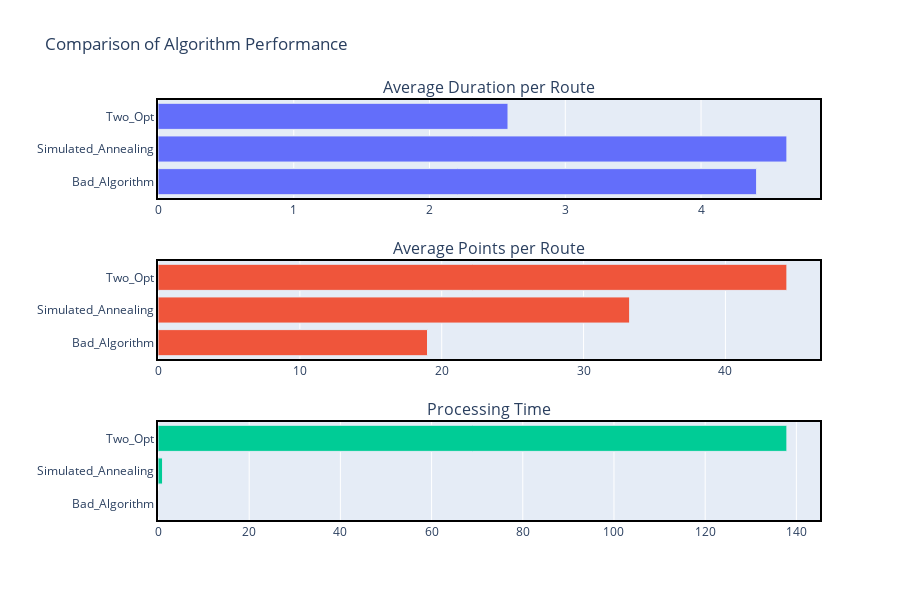

The cell this chart's notebook holds for it:
### Markdown cell above
## Visualização Comparativa dos Resultados dos Algoritmos

Esta célula cria uma figura com três subgráficos, um para cada uma das seguintes métricas:
- **Average Duration per Route**: Mostra a duração média de cada rota calculada pelos algoritmos.
- **Average Points per Route**: Exibe o número médio de pontos por rota.
- **Processing Time**: Apresenta o tempo de processamento de cada algoritmo.

### Detalhes da Visualização:
- Cada gráfico é horizontal (`orientation='h'`) para melhor comparação visual.

O objetivo desses subgráficos é fornecer uma análise visual clara e direta do desempenho dos algoritmos, facilitando a comparação entre eles.

### Code cell
avg_durations = [result['avg_duration'] for result in results]
avg_points = [result['avg_points_per_route'] for result in results]
processing_times = [result['processing_time'] for result in results]


fig = make_subplots(
    rows=3, cols=1,
    subplot_titles=("Average Duration per Route", "Average Points per Route", "Processing Time")
)

fig = make_subplots(
    rows=3, cols=1,
    subplot_titles=("Average Duration per Route", "Average Points per Route", "Processing Time"),
    vertical_spacing=0.15  
)

fig.add_trace(
    go.Bar(name='Avg Duration per Route', x=avg_durations, y=['Bad_Algorithm', 'Simulated_Annealing', 'Two_Opt'], orientation='h', marker=dict(line=dict(width=1))),
    row=1, col=1
)
fig.add_trace(
    go.Bar(name='Avg Points per Route', x=avg_points, y=['Bad_Algorithm', 'Simulated_Annealing', 'Two_Opt'], orientation='h', marker=dict(line=dict(width=1))),
    row=2, col=1
)
fig.add_trace(
    go.Bar(name='Processing Time', x=processing_times, y=['Bad_Algorithm', 'Simulated_Annealing', 'Two_Opt'], orientation='h', marker=dict(line=dict(width=1))),
    row=3, col=1
)

fig.update_layout(
    title_text='Comparison of Algorithm Performance',
    height=600,
    showlegend=False,
    xaxis=dict(title='', mirror=True, showline=True, linewidth=2, linecolor='black'),
    xaxis2=dict(title='', mirror=True, showline=True, linewidth=2, linecolor='black'),
    xaxis3=dict(title='', mirror=True, showline=True, linewidth=2, linecolor='black'),
    yaxis=dict(title='', mirror=True, showline=True, linewidth=2, linecolor='black'),
    yaxis2=dict(title='', mirror=True, showline=True, linewidth=2, linecolor='black'),
    yaxis3=dict(title='', mirror=True, showline=True, linewidth=2, linecolor='black')
)

fig.show()

### Figure 1 — Plotly figure (JSON) as saved in the notebook; plotly's stock layout.template omitted (floating-point values rounded to 4 significant figures)
{"data": [{"marker": {"line": {"width": 1}}, "name": "Avg Duration per Route", "orientation": "h", "type": "bar", "x": [4.409, 4.632, 2.578], "xaxis": "x", "y": ["Bad_Algorithm", "Simulated_Annealing", "Two_Opt"], "yaxis": "y"}, {"marker": {"line": {"width": 1}}, "name": "Avg Points per Route", "orientation": "h", "type": "bar", "x": [19, 33.25, 44.33], "xaxis": "x2", "y": ["Bad_Algorithm", "Simulated_Annealing", "Two_Opt"], "yaxis": "y2"}, {"marker": {"line": {"width": 1}}, "name": "Processing Time", "orientation": "h", "type": "bar", "x": [0.007935, 1.008, 137.9], "xaxis": "x3", "y": ["Bad_Algorithm", "Simulated_Annealing", "Two_Opt"], "yaxis": "y3"}], "layout": {"annotations": [{"font": {"size": 16}, "showarrow": false, "text": "Average Duration per Route", "x": 0.5, "xanchor": "center", "xref": "paper", "y": 1.0, "yanchor": "bottom", "yref": "paper"}, {"font": {"size": 16}, "showarrow": false, "text": "Average Points per Route", "x": 0.5, "xanchor": "center", "xref": "paper", "y": 0.6167, "yanchor": "bottom", "yref": "paper"}, {"font": {"size": 16}, "showarrow": false, "text": "Processing Time", "x": 0.5, "xanchor": "center", "xref": "paper", "y": 0.2333, "yanchor": "bottom", "yref": "paper"}], "height": 600, "showlegend": false, "title": {"text": "Comparison of Algorithm Performance"}, "xaxis": {"anchor": "y", "domain": [0, 1], "linecolor": "black", "linewidth": 2, "mirror": true, "showline": true, "title": {"text": ""}}, "xaxis2": {"anchor": "y2", "domain": [0, 1], "linecolor": "black", "linewidth": 2, "mirror": true, "showline": true, "title": {"text": ""}}, "xaxis3": {"anchor": "y3", "domain": [0, 1], "linecolor": "black", "linewidth": 2, "mirror": true, "showline": true, "title": {"text": ""}}, "yaxis": {"anchor": "x", "domain": [0.7667, 1.0], "linecolor": "black", "linewidth": 2, "mirror": true, "showline": true, "title": {"text": ""}}, "yaxis2": {"anchor": "x2", "domain": [0.3833, 0.6167], "linecolor": "black", "linewidth": 2, "mirror": true, "showline": true, "title": {"text": ""}}, "yaxis3": {"anchor": "x3", "domain": [0, 0.2333], "linecolor": "black", "linewidth": 2, "mirror": true, "showline": true, "title": {"text": ""}}}}
